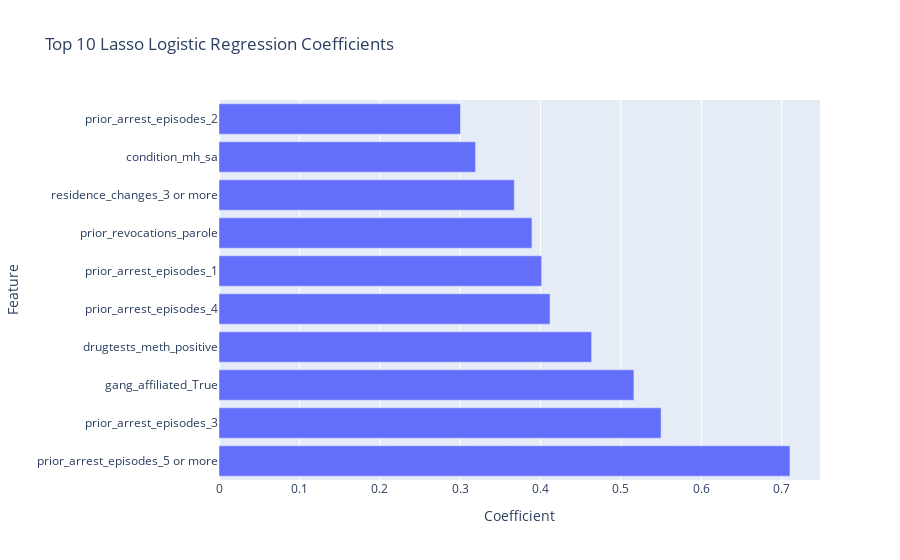

Write notebook code for a chart like this one.
### Code cell
N = 10  # Number of top features to display
top_features = coef_df.nlargest(N, "Coefficient")

fig = px.bar(
    top_features,
    x="Coefficient",
    y="Feature",
    orientation="h",
    title=f"Top {N} Lasso Logistic Regression Coefficients",
)
fig.show()

### Figure 1 — Plotly figure (JSON) as saved in the notebook; plotly's stock layout.template omitted (floating-point values rounded to 4 significant figures)
{"data": [{"alignmentgroup": "True", "hovertemplate": "Coefficient=%{x}<br>Feature=%{y}<extra></extra>", "legendgroup": "", "marker": {"color": "#636efa", "pattern": {"shape": ""}}, "name": "", "offsetgroup": "", "orientation": "h", "showlegend": false, "textposition": "auto", "type": "bar", "x": [0.7102, 0.55, 0.5161, 0.4635, 0.4118, 0.4014, 0.3893, 0.3674, 0.3191, 0.3004], "xaxis": "x", "y": ["prior_arrest_episodes_5 or more", "prior_arrest_episodes_3", "gang_affiliated_True", "drugtests_meth_positive", "prior_arrest_episodes_4", "prior_arrest_episodes_1", "prior_revocations_parole", "residence_changes_3 or more", "condition_mh_sa", "prior_arrest_episodes_2"], "yaxis": "y"}], "layout": {"barmode": "relative", "legend": {"tracegroupgap": 0}, "title": {"text": "Top 10 Lasso Logistic Regression Coefficients"}, "xaxis": {"anchor": "y", "domain": [0, 1], "title": {"text": "Coefficient"}}, "yaxis": {"anchor": "x", "domain": [0, 1], "title": {"text": "Feature"}}}}
